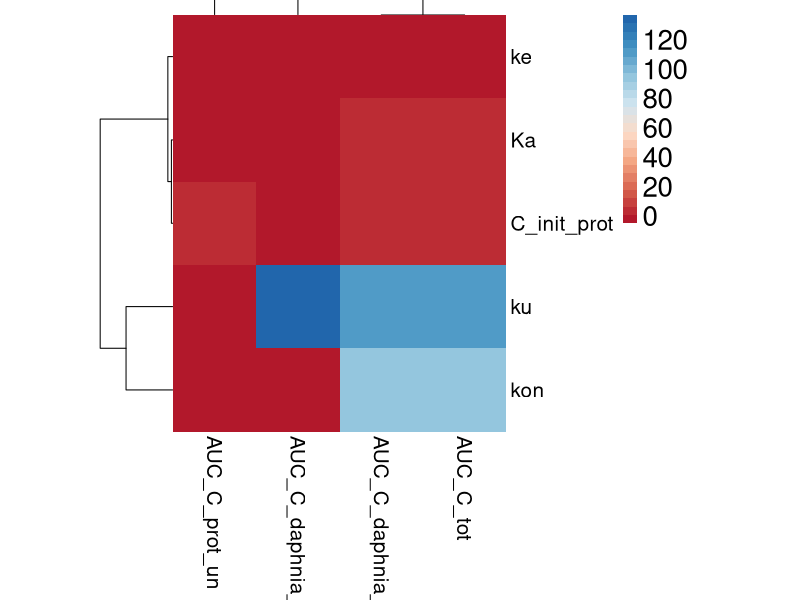
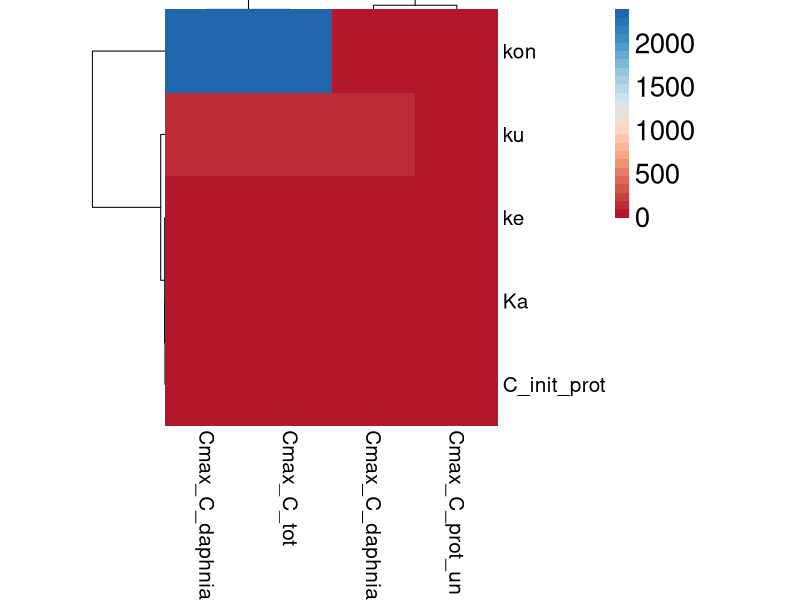

Generate these figures, in order, with R:
library(deSolve)
library(ggplot2)
library(pheatmap)
setwd('C:/Users/vassi/Documents/GitHub/Identifiability/Daphnia_magna_example')

#=================#
# Model functions #
#=================#

# Function for estimating length of D. magna based on age (from Betini et al. (2019))
# Input: age [days], temperature [oC], food["low"/"high"]/ Output: length [mm]
# Considers female D. magna
Size_estimation <<- function(age, temperature = 22, food="high"){
  
  # T = 15 o C
  a_low_15 <-0.354
  b_low_15 <- 0.527
  a_high_15 <- 0.105
  b_high_15 <- 0.953
  
  # T = 25 o C
  a_low_25 <- 0.811
  b_low_25 <- 0.355
  a_high_25 <- 0.698
  b_high_25 <- 0.83
  
  if(food == "low"){
    if(temperature <= 15){
      a <- a_low_15
      b <- b_low_15
    }else if(temperature >= 25){  
      a <- a_low_25
      b <- b_low_25
    }else{ 
      a <- approx(c(15,25), c(a_low_15, a_low_25), temperature)$y
      b <- approx(c(15,25), c(b_low_15, b_low_25), temperature)$y
    }
  }else if (food == "high"){
    if(temperature <= 15){
      a <- a_high_15
      b <- b_high_15
    }else if(temperature >= 25){  
      a <- a_high_25
      b <- b_high_25
    }else{ 
      a <- approx(c(15,25), c(a_high_15, a_high_25), temperature)$y
      b <- approx(c(15,25), c(b_high_15, b_high_25), temperature)$y
    }
  }else{
    stop('food must be either "low" or "high" ')
  }
  return(a + b * log(age))
}

# Dumont et al. (1975)
# Input: length [mm]/ Output: dry weight[mg]
dry_weight_estimation <<- function(L){
  
  w1 = (1.89e-06*(L*1000)^2.25)/1000 #Donka Lake
  w2 = (4.88e-05*(L*1000)^1.80)/1000 #River Sambre
  # Selected w1 after validation with Martin-Creuzburg et al. (2018
  return(w1)
}

#==============
# ODEs System
#==============

ode_func <- function(time, inits, params){
  with(as.list(c(inits, params)),{
    # Units explanation:
    # ke: 1/day
    # ku: Lwater/day
    # Cw: ng PFAS/L water
    # C_daphnia_unbound/C_daphnia_bound: mol PFAS/L D.magna
    # C_daphnia_unbound_unmol/C_daphnia_bound_unmol: ng PFAS/g D.magna
    # C_prot_un: mol prot/L
    
    age <- init_age + time
    #size in mm
    size <- Size_estimation(age, temperature = 23, food="high")
    
    
    # dry weight mg
    DW <- dry_weight_estimation(size)
    # Convert DW to WW
    WW <- 15.5 * DW  # Conversion rate 11-20 from DW to WW (Garner et al., 2018)
    # Another post discussing DW to WW can be accessed through:
    #https://www.madsci.org/posts/archives/2005-09/1127049424.Zo.r.html
    
    # Water concentration in ng/L
    dCw <- 0
    # D.magna concentration in lumenconcentration in ng/g
    ku <- 10^ku
    ke <- 10^ke
    kon <- 10^kon
    Ka <- 10^Ka
    koff <- kon/Ka
    # Reported values for Kon and koff range between 1e2-1e04 and 1e-3-1e-1 in L/mol/s 
    # and s-^-1 respectively. Our concentrations are in ng/g. Assuming density = 1000g/L
    # then the concentration in ng/g is multyplied by 1000 to make it ng/L and then by
    # multiply by 1e-9 to make it grams and divide by MW. We do this directly to kon 
    # and koff to make the concentration mol/L so that we can match the literature 
    # values of kon and koff with ours
    C_daphnia_unbound_unmol <- C_daphnia_unbound*MW/(1000*1e-09)
    C_daphnia_bound_unmol <- C_daphnia_bound*MW/(1000*1e-09)
    dC_daphnia_unbound <-  ku*(Cw*1e-09/MW)/WW  - kon*C_prot_un*C_daphnia_unbound +   koff*C_daphnia_bound - ke*C_daphnia_unbound
    dC_daphnia_bound <- kon*C_prot_un*C_daphnia_unbound - koff*C_daphnia_bound
    dC_prot_un <-   koff*C_daphnia_bound -  kon*C_prot_un*C_daphnia_unbound
    C_tot <- C_daphnia_unbound_unmol + C_daphnia_bound_unmol
    return(list(c("dCw" = dCw,   "dC_daphnia_unbound" = dC_daphnia_unbound,
                  "dC_daphnia_bound" = dC_daphnia_bound, "dC_prot_un" = dC_prot_un), 
                "WW" = WW, "C_tot" = C_tot))
  })
}

#---------------------
# Custom AUC function
#---------------------
AUC <- function(x, y){
  individual_auc <- c()
  for (i in 1:(length(x)-1)){
    individual_auc[i] <- (y[i]+y[i+1])*(x[i+1]-x[i])/2
  }
  return(sum(individual_auc))
}

#---------------------------------------------------
# SENSITIVITY ANALYSIS FUNCTION for PBPK Models
#---------------------------------------------------
# The function has the following input variables:
# - model: a function of ODEs ready to be used with the deSolve library
# - thetas: a vector with the values of the parameters, which will be analysed
# - thetas_names: a vector with the names (as characters) of the thetas
# - constant_params: a list with the constant parameters used in the model
# - ranges: the perturbation applied to the parameters
# - targets: a vector with the names of the outputs of interest
# - ode_settings: a list with the settings to be used in the deSolve solver
# - heatmap: binary variable that defines if the heatmap plots will be returned

PBPK_sensitivity <- function(model, thetas, thetas_names, constant_params, ranges, targets,
                             ode_settings, heatmap = FALSE){
  
  if(is.null(model)){
    stop("The ODEs of the PBPK model must be provided as a function compatible
         with the deSolve library")
  }
  if(is.null(thetas)){
    stop("A vector with the values of the parameters for the 
         analysis must be provided")
  }
  
  # The variation dp of each parameter will be equal to "ranges" value 
  if(!is.numeric(ranges) | length(ranges) != 1 | ranges>1){
    # "ranges" must be a single numeric value in (0,1]
    stop("For local sensitivity analysis \"ranges\"  should be 
         a single numeric value in (0,1]")
  }else{dp <- ranges}
  
  # The total number of parameters to be analysed. 
  N_thetas <- length(thetas) 
  # The number of target outputs of interest
  N_targets <- length(targets)
  
  # Take all objects from the ode_settings list 
  #inits <- ode_settings$inits # Initial conditions of the ODEs
  # Initial conditions
  inits <- c( "Cw" = Cwater[[index]],  "C_daphnia_unbound" = 0,
              "C_daphnia_bound" = 0, "C_prot_un" = 10^(thetas[[5]]))
  sample_time <- ode_settings$sample_time # Time points of solution
  # Define the solver to use later
  solver <- ifelse(ode_settings$solver == "default", "bdf", ode_settings$solver)
  
  # Assign the corresponding names to the parameters
  names(thetas) <- thetas_names
  # Merge into a vector the constant parameters and the parameters of the sensitivity test
  params <- c(params_list,thetas)
  
  # Solve the ODEs for the initial values of parameters
  solution_0 <- deSolve::ode(times = sample_time,  func = model, y = inits, parms = params, 
                             method=solver, rtol = 1e-5, atol = 1e-5)
  
  if(sum(!(targets %in% colnames(solution_0))) != 0){
    stop("As \"targets\" should be provided the name(s) of one or more
    of the outputs (compertments) of the PBPK model")
  }
  
  # Calculate AUC of each target for the initial parameters
  AUC_0 <- c()
  # Keep the maximum concentration of each output variable
  Cmax_0 <- c()
  for (i in 1:N_targets) {
    AUC_0[i] <- AUC(solution_0[,"time"],solution_0[,targets[i]])
    Cmax_0[i] <- max(solution_0[,targets[i]])
  }
  
  # Assign the optimal values of thetas to thetas_0 vector
  thetas_0 <- thetas
  # Initialize a vector to store the sensitivity indexes
  SI_auc <- matrix(NA, nrow = N_thetas, ncol = N_targets)
  SI_cmax <- matrix(NA, nrow = N_thetas, ncol = N_targets)
  for (i in 1:N_thetas) {
    # Update the thetas vector with the initial values of parameters
    thetas <- thetas_0
    # Apply the desired perturbation to the i-th parameter
    thetas[i] <- thetas[i]*(1 + dp)
    # Assign names to the parameters
    names(thetas) <- thetas_names
    
    # Initial conditions
    inits <- c( "Cw" = Cwater[[index]],  "C_daphnia_unbound" = 0,
                "C_daphnia_bound" = 0, "C_prot_un" = 10^(thetas[[5]]))
    # Merge into a vector the constant parameters and the parameters of the sensitivity test
    params <- c(params_list,thetas)
    
    # Solve the ode system for given initial values and time
    solution <- deSolve::ode(times = sample_time,  func = model, y = inits, parms = params, 
                             method=solver, rtol = 1e-5, atol = 1e-5)
    
    for (j in 1:N_targets) {
      # Calculate AUC for the target compartment j
      AUC_j <- AUC(solution[,"time"],solution[,targets[j]])
      # Keep the max value for the target compartment j
      Cmax_j <- max(solution[,targets[j]])
      # Calculate sensitivity index of parameter i 
      # Relative Sensitivity of AUC = (dAUC/AUC)/(dp/p)
      SI_auc[i,j] <- ((AUC_j-AUC_0[j])/AUC_0[j])/((abs(thetas[i]- thetas_0[i]))/thetas_0[i])
      # Relative Sensitivity of Cmax = (dCmax/Cmax)/(dp/p)
      SI_cmax[i,j] <- ((Cmax_j-Cmax_0[j])/Cmax_0[j])/((abs(thetas[i]- thetas_0[i]))/thetas_0[i])
    }
  }
  
  rownames(SI_auc) <- thetas_names
  colnames(SI_auc) <-  paste0("AUC_", targets)
  
  rownames(SI_cmax) <- thetas_names
  colnames(SI_cmax) <- paste0("Cmax_", targets)
  
  if(heatmap){
    
    if(length(targets)==1){
      stop("Provide more than 1 targets in order to create a heatmap
           or turn \"heatmap\" to \"FALSE\".")
    }
    
    
    #########################################################################
    
    heatmap1 <- pheatmap::pheatmap(as.matrix(SI_auc),
                                   cellwidth = 60, cellheight = 60,
                                   border_color = NA,
                                   fontsize = 20,
                                   fontsize_row = 15, 
                                   fontsize_col = 15,
                                   col = colorRampPalette(RColorBrewer::brewer.pal(8, "RdBu"))(25), 
                                   main="AUC Senesitivity Indexes")
    
    AUC_heatmap <- recordPlot(heatmap1)
    
    heatmap2 <- pheatmap::pheatmap(as.matrix(SI_cmax),
                                   cellwidth = 60, cellheight = 60,
                                   border_color = NA,
                                   fontsize = 20,
                                   fontsize_row = 15, 
                                   fontsize_col = 15,
                                   col = colorRampPalette(RColorBrewer::brewer.pal(8, "RdBu"))(25),
                                   main="Cmax Senesitivity Indexes")
    Cmax_heatmap <- recordPlot(heatmap2)
    
    plot_list <- list("AUC_heatmap"=AUC_heatmap, "Cmax_heatmap"=Cmax_heatmap)
  }
  
  # Create a list to return the results 
  
  data_list <- list("Method"="Local Sensitivity", "Targets"=targets,
                    "Change of parameters" = dp,
                    "Parameters" = thetas_names, 
                    "Normalized AUC Sensitivity Coefficients"=data.frame(SI_auc), 
                    "Normalized C_max Sensitivity Coefficients"=data.frame(SI_cmax),
                    "Plot_list"=plot_list)
  
  return(data_list)
}

################################################################################
index <- 1
# Convert water concentration in ng/L
Cwater = c(1.44, 2.05, 2.31)*1000
names(Cwater) <- c("16oC", "20oC", "24oC")
age = 7+7 # age of D.magna at the beginning of exposure in days
temperatures <- c(16, 20, 24) #experiment temperature in oC 
MW <- 614 # molecular weight of PFDoA

params_list <- list('Cwater'=Cwater[[index]],
                    'init_age'=age,
                    'temperatures'=temperatures,
                    'MW'=MW)

# # Initial conditions
# inits <- c( "Cw" = Cwater[[index]],  "C_daphnia_unbound" = 0,
#             "C_daphnia_bound" = 0, "C_prot_un" = 10^(-4.189729))

sol_times <- seq(0, 15, 0.1)

thetas <- c(7.264905, 6.942806, 7.681146, 7.728766, -4.189729)
thetas_names <- c('ku', 'kon', 'Ka', 'ke', 'C_init_prot')

targets <- c("C_daphnia_unbound", "C_daphnia_bound", "C_prot_un", "C_tot")

ode_settings <- list(#inits=inits,
                     sample_time=sol_times,
                     solver= "lsodes")

sensitivity_test <- PBPK_sensitivity(model=ode_func, thetas=thetas, 
                                     thetas_names=thetas_names,
                                     constant_params=params_list,
                                     ranges=0.2, targets = targets,
                                     ode_settings=ode_settings, heatmap = TRUE) 
